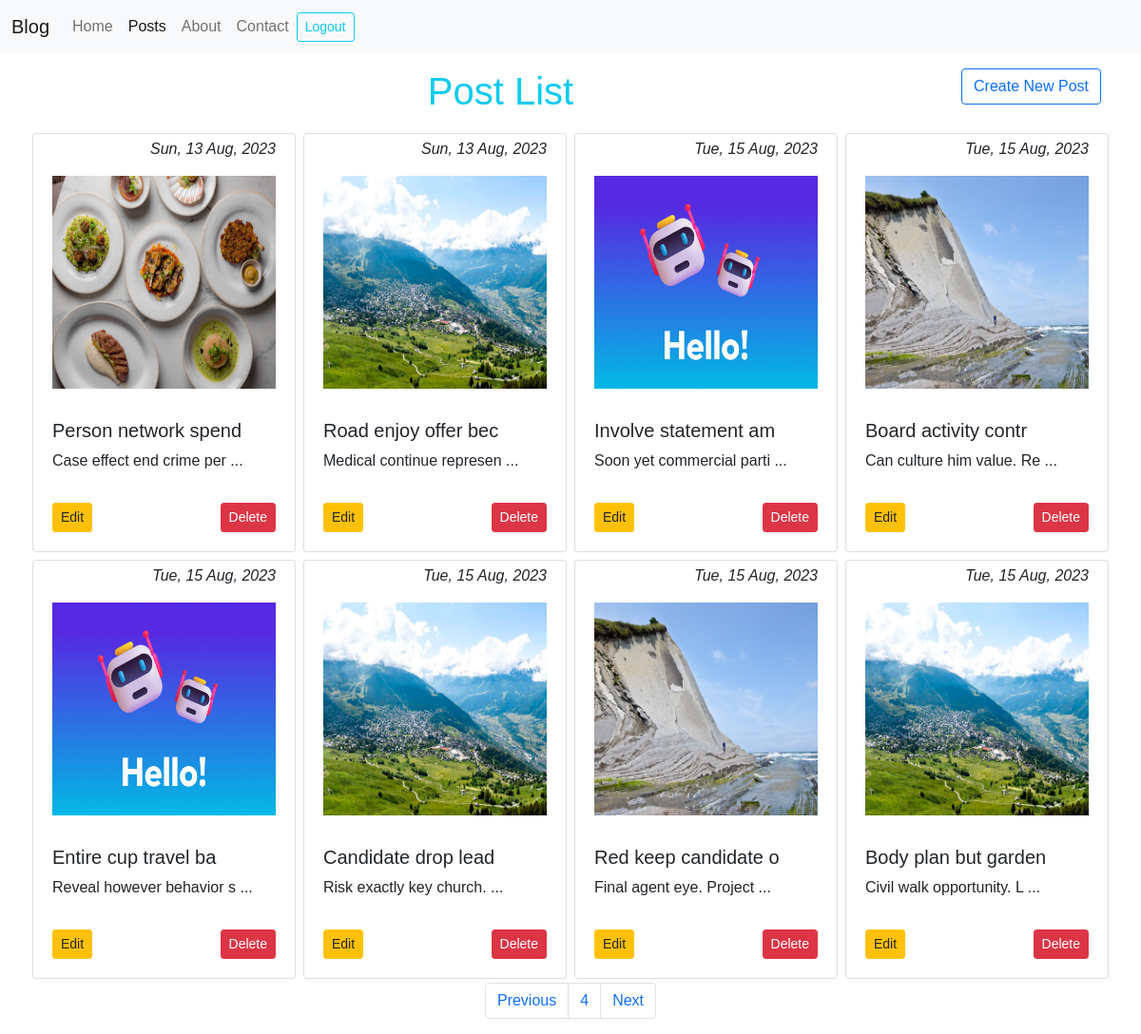
Screenshot of /post/list/?page=4 (signed in) with the database file from the repository.
### post/models.py (models this page shows, shortened)
class Post(models.Model):
    user = models.ForeignKey(User, on_delete=models.CASCADE, related_name="post")
    title = models.CharField(max_length=200)
    image = models.ImageField(upload_to="post/", null=True)
    content = models.TextField()
    active = models.BooleanField(default=True)
    created_at = models.DateTimeField(auto_now_add=True)
    updated_at = models.DateTimeField(auto_now=True)

### post/views.py (the view)
# urls.py: path("list/", PostListView.as_view(), name="post-list"),
class PostListView(View, LoginRequiredMixin):
    def get(self, request, *args, **kwargs):
        posts = Post.objects.filter(user=request.user)
        paginator = Paginator(posts, 8)
        page = request.GET.get("page", 1)
        page_obj = paginator.get_page(page)
        return render(request, "post/list.html", context={"posts": page_obj})

### templates/post/list.html (shortened to what this page needs)
{% extends "layout/base.html" %}
{% load static %}
{% block content %}
    <section class="post-list">
        <div class="post-create">
            <a class="text-decoration-none text-black"
               href="{% url 'post-create' %}">
                <button class="btn btn-md btn-outline-primary float-end">Create New Post</button>
            </a>
        </div>
        <div class="section-title mt-3 mb-3">
            <h1 class="text-info text-center">Post List</h1>
        </div>
        <div class="row">
            {% for post in posts %}
                <div class="col-lg-3 col-md-6 col-sm-6 col-xs-12 p-1 d-flex align-items-stretch justify-content-center">
                    <div class="card p-1">
                        <div class="post-date">
                            <span class="float-end px-3 fs-6 fw-lighter fst-italic ">{{ post.created_at|date:"D, d M, Y" }}</span>
                        </div>
                        {% if post.image %}
                            <div class="post-list-image">
                                <img src="{{ post.image.url }}"
                                     alt="{{ post.title }}"
                                     width="100%"
                                     height="" />
                            </div>
                        {% endif %}
                        <div class="card-body">
                            <h5 class="card-title">
                                <a class="text-decoration-none text-dark"
                                   href="{% url 'post-detail' post.id %}">{{ post.title|slice:"0:20" }}</a>
                            </h5>
                            <p class="card-text">{{ post.content|slice:'0:25' }} ...</p>
                        </div>
                        <div class="card-body">
                            <div class="d-flex justify-content-between">
                                <div class="btn btn-sm btn-warning">
                                    <a class="text-decoration-none text-dark"
                                       href="{% url 'post-edit' post.id %}">Edit</a>
                                </div>
                                <div>
                                    <form method="post" action="{% url 'post-delete' %}">
                                        <input class="btn btn-sm btn-danger" type="submit" value="Delete" />
                                    </form>
                                </div>
                            </div>
                        </div>
                    </div>
                </div>
            {% endfor %}
        </div>
        <nav aria-label="Page navigation">
            <ul class="pagination justify-content-center">
                {% if posts.has_previous %}
                    <li class="page-item">
                        <a class="page-link" href="?page={{ posts.previous_page_number }}">Previous</a>
                    </li>
                {% endif %}
                <li class="page-item">
                    <a class="page-link active" href="#">{{ posts.number }}</a>
                </li>
                {% if posts.has_next %}
                    <li class="page-item">
                        <a class="page-link" href="?page={{ posts.next_page_number }}">Next</a>
                    </li>
                {% endif %}
            </ul>
        </nav>
    </section>
{% endblock content %}

### static/css/styles.css (style rules this page uses)
* { font-family: Arial, Helvetica, sans-serif; }
.post-list .card { width: 100%; }
.post-list-image { width: 100%; padding: 1rem; }
.post-list-image img { height:14rem }

### rows the page displays
Post: created_at "Sun, 13 Aug, 2023", image (picture), title "Person network spend", content "Case effect end crime per"
Post: created_at "Sun, 13 Aug, 2023", image (picture), title "Road enjoy offer bec", content "Medical continue represen"
Post: created_at "Tue, 15 Aug, 2023", image (picture), title "Involve statement am", content "Soon yet commercial parti"
Post: created_at "Tue, 15 Aug, 2023", image (picture), title "Board activity contr", content "Can culture him value. Re"
Post: created_at "Tue, 15 Aug, 2023", image (picture), title "Entire cup travel ba", content "Reveal however behavior s"
Post: created_at "Tue, 15 Aug, 2023", image (picture), title "Candidate drop lead", content "Risk exactly key church."
Post: created_at "Tue, 15 Aug, 2023", image (picture), title "Red keep candidate o", content "Final agent eye. Project"
Post: created_at "Tue, 15 Aug, 2023", image (picture), title "Body plan but garden", content "Civil walk opportunity. L"

### other values shown
{{ posts.number }} "4"
